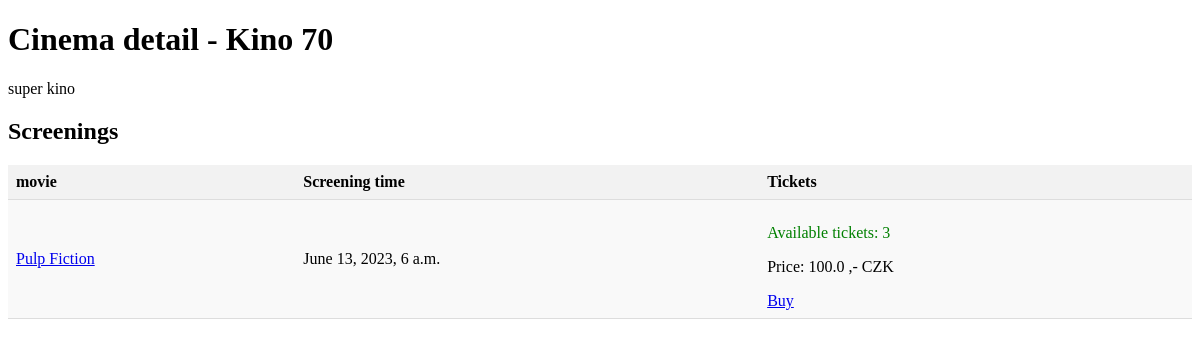
Page /cinema/1/ on the committed database.
### hollymovies_app/models.py (models this page shows, shortened)
class Cinema(models.Model):
    name = models.CharField(max_length=150)
    description = models.TextField()
    country = models.ForeignKey(
        Country,
        on_delete=models.PROTECT,
        related_name="cinemas"
    )
    screenings = models.ManyToManyField(
        Movie,
        through=CinemaScreening,
        related_name="cinemas"
    )

class CinemaScreening(models.Model):
    movie = models.ForeignKey(
        Movie,
        on_delete=models.CASCADE,
        related_name="cinema_screenings"
    )
    cinema = models.ForeignKey(
        "Cinema",
        on_delete=models.CASCADE,
        related_name="cinema_screenings"
    )
    screening_time = models.DateTimeField()
    max_capacity = models.IntegerField(default=50)
    price = models.FloatField(default=100)
    @property
    def available_tickets(self):
        sold_tickets = self.tickets.aggregate(total_sold=Sum("quantity"))["total_sold"]
        if not sold_tickets:
            return self.max_capacity
        return self.max_capacity - sold_tickets

class Movie(models.Model):
    GENRE_HORROR = "hrh"
    GENRE_COMEDY = "cmd"
    GENRE_ACTION = "ac"
    GENRE_DRAMA = "dr"
    GENRE_CHOICES = (
        (GENRE_HORROR, "horror"),
        (GENRE_COMEDY, "comedy"),
        (GENRE_ACTION, "action"),
        (GENRE_DRAMA, "drama")
    )
    name = models.CharField(max_length=50)
    description = models.TextField(blank=True, default="")
    rating = models.IntegerField(validators=[MinValueValidator(0), MaxValueValidator(10)])
    release_date = models.DateField()
    genre = models.CharField(choices=GENRE_CHOICES, max_length=20, default=GENRE_COMEDY)
    country = models.ForeignKey(Country, on_delete=models.PROTECT, related_name="movies")
    actors = models.ManyToManyField(Actor, related_name="movies")
    image = models.ImageField(blank=True, null=True)

### hollymovies_app/views.py (the view)
# urls.py: path("cinema/<int:pk>/", CinemaDetailView.as_view(), name="cinema_detail"),
class CinemaDetailView(DetailView):
    model = Cinema
    template_name = "cinema_detail.html"

### hollymovies_app/templates/cinema_detail.html (shortened to what this page needs)
<!DOCTYPE html>
<html lang="en">
<head>
</head>
<body>
<h1>Cinema detail - {{ object.name }}</h1>
<p>{{ object.description }}</p>
<h2>Screenings</h2>
<table>
  <colgroup span="4"></colgroup>
  <tr>
    <th>movie</th>
    <th>Screening time</th>
    <th>Tickets</th>
  </tr>
  {% for screening in object.cinema_screenings.all %}
  <tr>
    <td><a href="{% url "movie_detail" screening.movie.id %}">{{ screening.movie.name }}</a></td>
    <td>{{ screening.screening_time }}</td>
    <td>
        <p style="color: green"> Available tickets: {{ screening.available_tickets }}</p>
        <p>Price: {{ screening.price }} ,- CZK</p>
        <a href="{% url "ticket_buy" screening.id %}">Buy</a>
    </td>
  </tr>
  {% endfor %}
</table>
</body>
</html>

### hollymovies_app/templates/cinema_detail.html (style rules this page uses)
table { border-collapse: collapse; width: 100%; }
th, td { padding: 8px; text-align: left; border-bottom: 1px solid #ddd; }
th { background-color: #f2f2f2; }
tr:nth-child(even) { background-color: #f9f9f9; }

### rows in the picture
Cinema: name "Kino 70", description "super kino"
CinemaScreening: movie.name "Pulp Fiction", screening_time "June 13, 2023, 6 a.m.", available_tickets "3", price "100.0"
